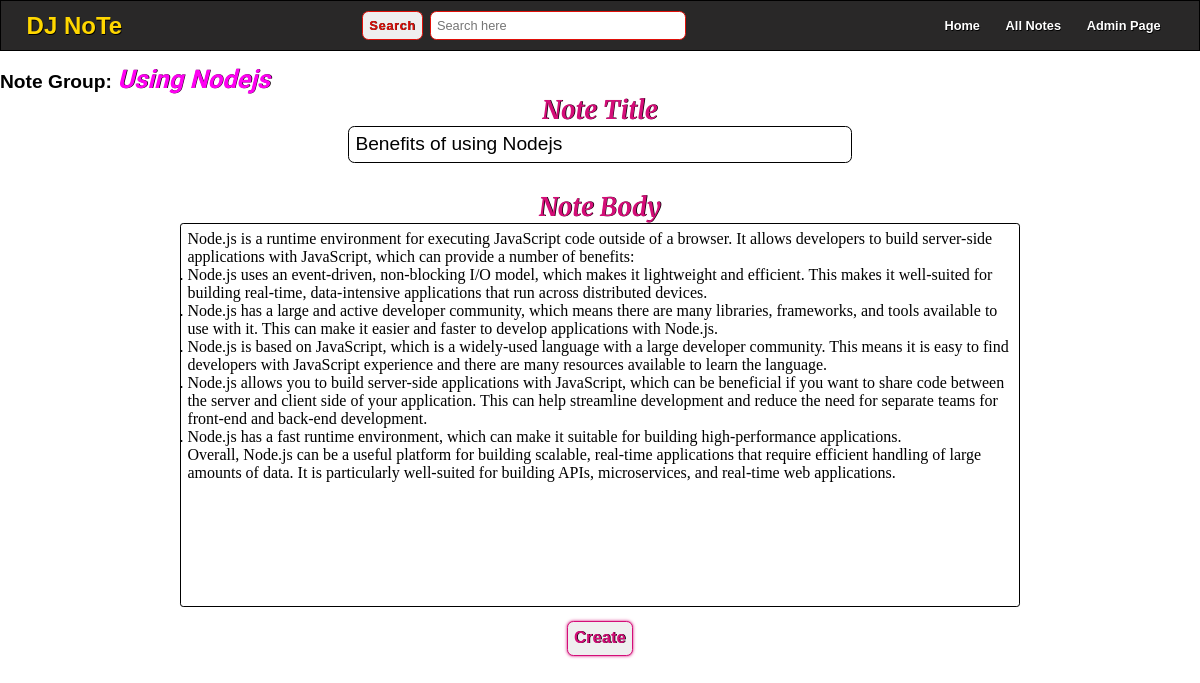
Screenshot of /group-20/note-23-update with the database file from the repository.
### home/models.py (models this page shows)
class Group(models.Model):
    name = models.CharField(max_length=100)
    time = models.DateTimeField(default=now)

class Note(models.Model):
    group = models.ForeignKey(Group, on_delete=models.CASCADE)
    title = models.CharField(max_length=300)
    desc = models.TextField()
    time = models.DateTimeField(default=now)

### home/views.py (the view)
# urls.py: path('group-<int:group>/note-<int:note>-update', views.updateNOTE, name='updateNOTE'),
def updateNOTE(req, group, note):
    groupOFnote = Group.objects.get(pk = group)
    noteOFgroup = Note.objects.filter(group__id = group, pk = note)
    if req.method == "POST":
        newTitle = req.POST['title']
        newDesc = req.POST['desc']
        noteOFgroup[0].title = newTitle
        noteOFgroup[0].desc = newDesc
        noteOFgroup[0].save()
    return render(req, 'updateNOTE.html', {'group':groupOFnote, 'note':noteOFgroup})

### templates/updateNOTE.html (shortened to what this page needs)
{% extends 'main.html' %}
{% load static %}
{% block link %}
    <link rel="stylesheet" href="{% static 'Style/createNOTE.css' %}">
{% endblock link %}
{% block body %}
<h1 class='groupInfo'>Note Group: <span>{{group.name}}</span></h1>
<div class='createNewNote'>
    {% for i in note %}
        <form action="{% url 'updateNOTE' group.id i.id %}"     method="post" id='createNoteForm'>
            <label for="title">Note Title</label>
            <input type="text" name="title" id="title" required value="{{i.title}}">
    {% endfor %}
    </form>
    <br><br><br><br>
    <label>Note Body</label>
    {% for i in note %}
        <div class="noteDesc" contenteditable="true" >{{i.desc|safe}}</div>
    {% endfor %}
    <br><br>
    <button class="createNoteBtn">Create</button>
    <br><br>
</div>
{% endblock body %}

### static/Style/main.css (style rules this page uses)
:root { --root-color:rgb(224, 16, 9); }
* { margin: 0; padding: 0; box-sizing: border-box; }
html { font-size: 62.5%; }
body { position: relative; width: 100vw; height: 100vh; }
@media only screen and (max-width: 2000px) { html { font-size: 70%; } }
@media only screen and (max-width: 1800px) { html { font-size: 65%; } }
@media only screen and (max-width: 1600px) { html { font-size: 50%; } }
@media only screen and (max-width: 1200px) { html { font-size: 40%; } }

### static/Style/createNOTE.css (style rules this page uses)
.groupInfo { font-size: 3rem; font-family: sans-serif; margin-top: 2rem; }
.groupInfo span { font-family: 'Andada Pro', serif; font-style: oblique; font-size: 4rem; color: rgb(255, 0, 242); text-shadow: 0.1rem 0 0.1rem rgb(15, 7, 7); }
.createNewNote { --root-border-color:rgba(11, 8, 167, 0.897); --root-text-color:rgb(212, 14, 120); width: 70%; position: relative; left: 50%; transform: translateX(-50%); display: flex; flex-direction: column; align-items: center; }
.createNewNote form { width: 100%; display: flex; flex-direction: column; align-items: center; }
.createNewNote label { font-weight: bold; font-size: 4rem; font-style: oblique; font-family: 'Merriweather', serif; color: var(--root-text-color); text-shadow: 0.1rem 0 0.1rem black; }
.createNewNote input[type='text'] { font-size: 3rem; width: 60%; padding: 1rem; border-radius: 1rem; outline: none; border: 0.2rem solid black; }
.createNewNote .noteDesc { border: 0.3rem solid #000; width: 100%; height: 60rem; font-size: 2.5rem; padding: 1rem; border-radius: 0.5rem; overflow: scroll; outline: none; }
.createNewNote .createNoteBtn { font-size: 2.6rem; padding: 1rem; border-radius: 1rem; font-weight: bold; font-family: sans-serif; color: var(--root-text-color); border: 0.2rem solid var(--root-text-color); box-shadow: 0 0 0.5rem var(--root-text-color); text-shadow: 0.1rem 0rem 0.1rem black; transition: 0.5s; }

### rows the page displays
Group: name "Using Nodejs"
Note: title "Benefits of using Nodejs", desc "Node.js is a runtime environment for executing JavaScript code outside of a browser. It allows developers to build server-side applications with JavaScript, which can provide a number of benefits: Node.js uses an event-driven, non-blocking I/O model, which makes it lightweight and efficient. This makes it well-suited for building real-time, data-intensive applications that run across distributed devices. Node.js has a large and active developer community, which means there are many libraries, frameworks, and tools available to use with it. This can make it easier and faster to develop applications with Node.js. Node.js is based on JavaScript, which is a widely-used language with a large…"
